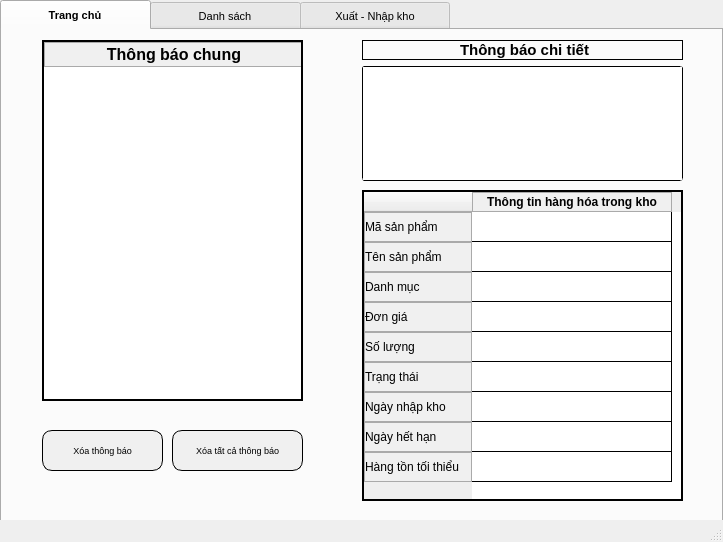
<?xml version="1.0" encoding="UTF-8"?>
<ui version="4.0">
 <class>MainWindow</class>
 <widget class="QMainWindow" name="MainWindow">
  <property name="geometry">
   <rect>
    <x>0</x>
    <y>0</y>
    <width>723</width>
    <height>542</height>
   </rect>
  </property>
  <property name="minimumSize">
   <size>
    <width>723</width>
    <height>542</height>
   </size>
  </property>
  <property name="maximumSize">
   <size>
    <width>723</width>
    <height>542</height>
   </size>
  </property>
  <property name="windowTitle">
   <string>MainWindow</string>
  </property>
  <widget class="QWidget" name="centralwidget">
   <widget class="QTabWidget" name="tabWidget">
    <property name="geometry">
     <rect>
      <x>0</x>
      <y>0</y>
      <width>723</width>
      <height>542</height>
     </rect>
    </property>
    <property name="minimumSize">
     <size>
      <width>723</width>
      <height>542</height>
     </size>
    </property>
    <property name="maximumSize">
     <size>
      <width>723</width>
      <height>542</height>
     </size>
    </property>
    <property name="font">
     <font>
      <pointsize>8</pointsize>
     </font>
    </property>
    <property name="styleSheet">
     <string notr="true">QTabBar::tab {
    width: 150px;  /* Điều chỉnh độ rộng tab */
    height: 30px;  /* Điều chỉnh chiều cao tab */
}
QTabBar::tab:selected {
    font-weight: bold;  /* Làm đậm tab đang chọn */
}
QTabBar::tab {
    text-align: center;  /* Căn giữa chữ trong tab */
}
QTabBar {
    qproperty-alignment: center;
}</string>
    </property>
    <property name="currentIndex">
     <number>0</number>
    </property>
    <property name="iconSize">
     <size>
      <width>20</width>
      <height>15</height>
     </size>
    </property>
    <widget class="QWidget" name="widget">
     <attribute name="title">
      <string>Trang chủ</string>
     </attribute>
     <widget class="QTableWidget" name="tableWidget">
      <property name="geometry">
       <rect>
        <x>40</x>
        <y>10</y>
        <width>261</width>
        <height>361</height>
       </rect>
      </property>
      <property name="styleSheet">
       <string notr="true">QTableWidget {
    border: 2px solid black;       /* Viền ngoài bảng */
    gridline-color: black;         /* Màu đường kẻ ô */
}
QHeaderView::section {
    background-color: #f0f0f0;     /* Màu nền header */
    border: 1px solid #aaa;        /* Viền header */
}
</string>
      </property>
      <attribute name="horizontalHeaderDefaultSectionSize">
       <number>260</number>
      </attribute>
      <column>
       <property name="text">
        <string>Thông báo chung</string>
       </property>
       <property name="font">
        <font>
         <pointsize>12</pointsize>
         <weight>75</weight>
         <bold>true</bold>
        </font>
       </property>
      </column>
     </widget>
     <widget class="QWidget" name="verticalLayoutWidget">
      <property name="geometry">
       <rect>
        <x>360</x>
        <y>10</y>
        <width>321</width>
        <height>141</height>
       </rect>
      </property>
      <layout class="QVBoxLayout" name="verticalLayout">
       <item>
        <widget class="QLabel" name="label_4">
         <property name="font">
          <font>
           <pointsize>11</pointsize>
           <weight>75</weight>
           <bold>true</bold>
          </font>
         </property>
         <property name="styleSheet">
          <string notr="true">QLabel {
    border: 1px solid black;  /* Viền 1px màu đen */
}</string>
         </property>
         <property name="text">
          <string>&lt;html&gt;&lt;head/&gt;&lt;body&gt;&lt;p align=&quot;center&quot;&gt;Thông báo chi tiết&lt;/p&gt;&lt;/body&gt;&lt;/html&gt;</string>
         </property>
        </widget>
       </item>
       <item>
        <widget class="QPlainTextEdit" name="plnHienThongBao">
         <property name="font">
          <font>
           <pointsize>11</pointsize>
          </font>
         </property>
         <property name="styleSheet">
          <string notr="true">QPlainTextEdit {
    border: 1px solid black;  /* Viền 2px màu đen */
    border-radius: 3px;       /* Bo tròn góc 5px (nếu muốn) */
}</string>
         </property>
        </widget>
       </item>
      </layout>
     </widget>
     <widget class="QPushButton" name="pushButton_3">
      <property name="geometry">
       <rect>
        <x>40</x>
        <y>400</y>
        <width>121</width>
        <height>41</height>
       </rect>
      </property>
      <property name="font">
       <font>
        <pointsize>7</pointsize>
       </font>
      </property>
      <property name="styleSheet">
       <string notr="true">QPushButton {
    border: 1px solid black;         /* Viền đen 2px */
    border-radius: 10px;             /* Bo góc 10px */
    padding: 5px 15px;               /* Thêm padding cho nút */
    background-color: #f0f0f0;       /* Màu nền mặc định */
    color: black;                    /* Màu chữ */
}

QPushButton:hover {
    background-color: #e0e0e0;       /* Màu nền khi di chuột vào */
    border: 2px solid darkgray;      /* Viền đổi thành màu xám đậm */
}
</string>
      </property>
      <property name="text">
       <string>Xóa thông báo</string>
      </property>
     </widget>
     <widget class="QPushButton" name="pushButton_4">
      <property name="geometry">
       <rect>
        <x>170</x>
        <y>400</y>
        <width>131</width>
        <height>41</height>
       </rect>
      </property>
      <property name="font">
       <font>
        <pointsize>7</pointsize>
       </font>
      </property>
      <property name="styleSheet">
       <string notr="true">QPushButton {
    border: 1px solid black;         /* Viền đen 2px */
    border-radius: 10px;             /* Bo góc 10px */
    padding: 5px 15px;               /* Thêm padding cho nút */
    background-color: #f0f0f0;       /* Màu nền mặc định */
    color: black;                    /* Màu chữ */
}

QPushButton:hover {
    background-color: #e0e0e0;       /* Màu nền khi di chuột vào */
    border: 2px solid darkgray;      /* Viền đổi thành màu xám đậm */
}
</string>
      </property>
      <property name="text">
       <string>Xóa tất cả thông báo</string>
      </property>
     </widget>
     <widget class="QTableWidget" name="QtblXuatThongTin_5">
      <property name="geometry">
       <rect>
        <x>360</x>
        <y>160</y>
        <width>321</width>
        <height>311</height>
       </rect>
      </property>
      <property name="styleSheet">
       <string notr="true">QTableWidget {
    border: 2px solid black;       /* Viền ngoài bảng */
    gridline-color: black;         /* Màu đường kẻ ô */
}
QHeaderView::section {
    background-color: #f0f0f0;     /* Màu nền header */
    border: 1px solid #aaa;        /* Viền header */
}
</string>
      </property>
      <attribute name="horizontalHeaderDefaultSectionSize">
       <number>200</number>
      </attribute>
      <row>
       <property name="text">
        <string>Mã sản phẩm</string>
       </property>
      </row>
      <row>
       <property name="text">
        <string>Tên sản phẩm</string>
       </property>
      </row>
      <row>
       <property name="text">
        <string>Danh mục</string>
       </property>
      </row>
      <row>
       <property name="text">
        <string>Đơn giá</string>
       </property>
      </row>
      <row>
       <property name="text">
        <string>Số lượng</string>
       </property>
      </row>
      <row>
       <property name="text">
        <string>Trạng thái</string>
       </property>
      </row>
      <row>
       <property name="text">
        <string>Ngày nhập kho</string>
       </property>
      </row>
      <row>
       <property name="text">
        <string>Ngày hết hạn</string>
       </property>
      </row>
      <row>
       <property name="text">
        <string>Hàng tồn tối thiểu</string>
       </property>
      </row>
      <column>
       <property name="text">
        <string>Thông tin hàng hóa trong kho</string>
       </property>
       <property name="font">
        <font>
         <pointsize>9</pointsize>
         <weight>75</weight>
         <bold>true</bold>
        </font>
       </property>
      </column>
     </widget>
    </widget>
    <widget class="QWidget" name="tab">
     <attribute name="title">
      <string>Danh sách</string>
     </attribute>
     <widget class="QTableWidget" name="tblDanhSach">
      <property name="geometry">
       <rect>
        <x>40</x>
        <y>130</y>
        <width>631</width>
        <height>341</height>
       </rect>
      </property>
      <property name="styleSheet">
       <string notr="true">QTableWidget {
    border: 2px solid black;       /* Viền ngoài bảng */
    gridline-color: black;         /* Màu đường kẻ ô */
}
QHeaderView::section {
    background-color: #f0f0f0;     /* Màu nền header */
    border: 1px solid #aaa;        /* Viền header */
}
</string>
      </property>
      <property name="rowCount">
       <number>10</number>
      </property>
      <property name="columnCount">
       <number>7</number>
      </property>
      <attribute name="horizontalHeaderDefaultSectionSize">
       <number>100</number>
      </attribute>
      <row>
       <property name="text">
        <string>1</string>
       </property>
      </row>
      <row/>
      <row/>
      <row/>
      <row/>
      <row/>
      <row/>
      <row/>
      <row/>
      <row/>
      <column>
       <property name="text">
        <string>Mã sản phẩm</string>
       </property>
      </column>
      <column>
       <property name="text">
        <string>Tên sản phẩm</string>
       </property>
      </column>
      <column>
       <property name="text">
        <string>Đơn giá</string>
       </property>
      </column>
      <column>
       <property name="text">
        <string>Số lượng</string>
       </property>
      </column>
      <column>
       <property name="text">
        <string>Ngày nhập kho</string>
       </property>
      </column>
      <column>
       <property name="text">
        <string>Hạn sử dụng</string>
       </property>
      </column>
      <column>
       <property name="text">
        <string>Trạng thái</string>
       </property>
      </column>
     </widget>
     <widget class="QWidget" name="horizontalLayoutWidget">
      <property name="geometry">
       <rect>
        <x>120</x>
        <y>69</y>
        <width>441</width>
        <height>41</height>
       </rect>
      </property>
      <layout class="QHBoxLayout" name="horizontalLayout">
       <item>
        <widget class="QLabel" name="label_2">
         <property name="font">
          <font>
           <pointsize>10</pointsize>
           <weight>75</weight>
           <bold>true</bold>
          </font>
         </property>
         <property name="text">
          <string>&lt;html&gt;&lt;head/&gt;&lt;body&gt;&lt;p&gt;&lt;span style=&quot; font-weight:600;&quot;&gt;Danh mục:&lt;/span&gt;&lt;/p&gt;&lt;/body&gt;&lt;/html&gt;</string>
         </property>
        </widget>
       </item>
       <item>
        <widget class="QRadioButton" name="radioButton">
         <property name="font">
          <font>
           <weight>75</weight>
           <bold>true</bold>
          </font>
         </property>
         <property name="text">
          <string>Thực phẩm</string>
         </property>
        </widget>
       </item>
       <item>
        <widget class="QRadioButton" name="radioButton_2">
         <property name="font">
          <font>
           <weight>75</weight>
           <bold>true</bold>
          </font>
         </property>
         <property name="text">
          <string>Đồ gia dụng</string>
         </property>
        </widget>
       </item>
       <item>
        <widget class="QRadioButton" name="radioButton_3">
         <property name="font">
          <font>
           <weight>75</weight>
           <bold>true</bold>
          </font>
         </property>
         <property name="text">
          <string>Văn phòng phẩm</string>
         </property>
        </widget>
       </item>
      </layout>
     </widget>
     <widget class="QLabel" name="label_5">
      <property name="geometry">
       <rect>
        <x>60</x>
        <y>0</y>
        <width>601</width>
        <height>61</height>
       </rect>
      </property>
      <property name="text">
       <string>&lt;html&gt;&lt;head/&gt;&lt;body&gt;&lt;p align=&quot;center&quot;&gt;&lt;span style=&quot; font-size:18pt; font-weight:600; color:#000000;&quot;&gt;DANH SÁCH HÀNG TRONG KHO&lt;/span&gt;&lt;/p&gt;&lt;/body&gt;&lt;/html&gt;</string>
      </property>
     </widget>
    </widget>
    <widget class="QWidget" name="tab_3">
     <attribute name="title">
      <string>Xuất - Nhập kho</string>
     </attribute>
     <widget class="QPushButton" name="btnNhapKho">
      <property name="geometry">
       <rect>
        <x>230</x>
        <y>400</y>
        <width>111</width>
        <height>31</height>
       </rect>
      </property>
      <property name="font">
       <font>
        <pointsize>10</pointsize>
        <weight>75</weight>
        <bold>true</bold>
       </font>
      </property>
      <property name="styleSheet">
       <string notr="true">QPushButton {
    border: 1px solid black;         /* Viền đen 2px */
    border-radius: 10px;             /* Bo góc 10px */
    padding: 5px 15px;               /* Thêm padding cho nút */
    background-color: #f0f0f0;       /* Màu nền mặc định */
    color: black;                    /* Màu chữ */
}

QPushButton:hover {
    background-color: #e0e0e0;       /* Màu nền khi di chuột vào */
    border: 2px solid darkgray;      /* Viền đổi thành màu xám đậm */
}
</string>
      </property>
      <property name="text">
       <string>Nhập kho</string>
      </property>
     </widget>
     <widget class="QLabel" name="label_3">
      <property name="geometry">
       <rect>
        <x>30</x>
        <y>10</y>
        <width>651</width>
        <height>61</height>
       </rect>
      </property>
      <property name="text">
       <string>&lt;html&gt;&lt;head/&gt;&lt;body&gt;&lt;p align=&quot;center&quot;&gt;&lt;span style=&quot; font-size:18pt; font-weight:600; color:#000000;&quot;&gt;NHẬP KHO&lt;/span&gt;&lt;/p&gt;&lt;/body&gt;&lt;/html&gt;</string>
      </property>
     </widget>
     <widget class="QPushButton" name="btnNhapKho_2">
      <property name="geometry">
       <rect>
        <x>130</x>
        <y>400</y>
        <width>81</width>
        <height>31</height>
       </rect>
      </property>
      <property name="font">
       <font>
        <pointsize>10</pointsize>
        <weight>75</weight>
        <bold>true</bold>
       </font>
      </property>
      <property name="styleSheet">
       <string notr="true">QPushButton {
    border: 1px solid black;         /* Viền đen 2px */
    border-radius: 10px;             /* Bo góc 10px */
    padding: 5px 15px;               /* Thêm padding cho nút */
    background-color: #f0f0f0;       /* Màu nền mặc định */
    color: black;                    /* Màu chữ */
}

QPushButton:hover {
    background-color: #e0e0e0;       /* Màu nền khi di chuột vào */
    border: 2px solid darkgray;      /* Viền đổi thành màu xám đậm */
}
</string>
      </property>
      <property name="text">
       <string>Xóa</string>
      </property>
     </widget>
     <widget class="QTableWidget" name="QtblXuatThongTin_3">
      <property name="geometry">
       <rect>
        <x>30</x>
        <y>80</y>
        <width>321</width>
        <height>311</height>
       </rect>
      </property>
      <property name="styleSheet">
       <string notr="true">QTableWidget {
    border: 2px solid black;       /* Viền ngoài bảng */
    gridline-color: black;         /* Màu đường kẻ ô */
}
QHeaderView::section {
    background-color: #f0f0f0;     /* Màu nền header */
    border: 1px solid #aaa;        /* Viền header */
}
</string>
      </property>
      <attribute name="horizontalHeaderDefaultSectionSize">
       <number>200</number>
      </attribute>
      <row>
       <property name="text">
        <string>Mã sản phẩm</string>
       </property>
      </row>
      <row>
       <property name="text">
        <string>Tên sản phẩm</string>
       </property>
      </row>
      <row>
       <property name="text">
        <string>Danh mục</string>
       </property>
      </row>
      <row>
       <property name="text">
        <string>Đơn giá</string>
       </property>
      </row>
      <row>
       <property name="text">
        <string>Số lượng</string>
       </property>
      </row>
      <row>
       <property name="text">
        <string>Ngày nhập kho</string>
       </property>
      </row>
      <row>
       <property name="text">
        <string>Ngày hết hạn</string>
       </property>
      </row>
      <row>
       <property name="text">
        <string>Hàng tồn tối thiểu</string>
       </property>
      </row>
      <row>
       <property name="text">
        <string>Trạng thái</string>
       </property>
      </row>
      <column>
       <property name="text">
        <string>Nhập thông tin</string>
       </property>
       <property name="font">
        <font>
         <pointsize>10</pointsize>
         <weight>75</weight>
         <bold>true</bold>
        </font>
       </property>
      </column>
     </widget>
     <widget class="QTableWidget" name="QtblXuatThongTin_4">
      <property name="geometry">
       <rect>
        <x>370</x>
        <y>80</y>
        <width>321</width>
        <height>311</height>
       </rect>
      </property>
      <property name="styleSheet">
       <string notr="true">QTableWidget {
    border: 2px solid black;       /* Viền ngoài bảng */
    gridline-color: black;         /* Màu đường kẻ ô */
}
QHeaderView::section {
    background-color: #f0f0f0;     /* Màu nền header */
    border: 1px solid #aaa;        /* Viền header */
}
</string>
      </property>
      <attribute name="horizontalHeaderDefaultSectionSize">
       <number>200</number>
      </attribute>
      <row>
       <property name="text">
        <string>Mã sản phẩm</string>
       </property>
      </row>
      <row>
       <property name="text">
        <string>Tên sản phẩm</string>
       </property>
      </row>
      <row>
       <property name="text">
        <string>Danh mục</string>
       </property>
      </row>
      <row>
       <property name="text">
        <string>Đơn giá</string>
       </property>
      </row>
      <row>
       <property name="text">
        <string>Số lượng</string>
       </property>
      </row>
      <row>
       <property name="text">
        <string>Trạng thái</string>
       </property>
      </row>
      <row>
       <property name="text">
        <string>Ngày nhập kho</string>
       </property>
      </row>
      <row>
       <property name="text">
        <string>Ngày hết hạn</string>
       </property>
      </row>
      <row>
       <property name="text">
        <string>Hàng tồn tối thiểu</string>
       </property>
      </row>
      <column>
       <property name="text">
        <string>Thông tin hàng hóa trong kho</string>
       </property>
       <property name="font">
        <font>
         <pointsize>9</pointsize>
         <weight>75</weight>
         <bold>true</bold>
        </font>
       </property>
      </column>
     </widget>
    </widget>
   </widget>
  </widget>
  <widget class="QMenuBar" name="menubar">
   <property name="geometry">
    <rect>
     <x>0</x>
     <y>0</y>
     <width>723</width>
     <height>18</height>
    </rect>
   </property>
  </widget>
  <widget class="QStatusBar" name="statusbar"/>
 </widget>
 <resources/>
 <connections/>
</ui>
